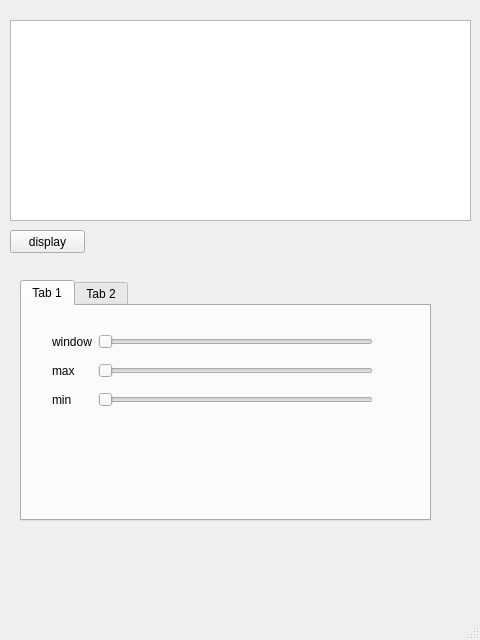
<?xml version="1.0" encoding="UTF-8"?>
<ui version="4.0">
 <class>bridge_main</class>
 <widget class="QMainWindow" name="bridge_main">
  <property name="geometry">
   <rect>
    <x>0</x>
    <y>0</y>
    <width>480</width>
    <height>640</height>
   </rect>
  </property>
  <property name="windowTitle">
   <string>MainWindow</string>
  </property>
  <widget class="QWidget" name="centralwidget">
   <widget class="PlotWidget" name="graphicsView">
    <property name="geometry">
     <rect>
      <x>10</x>
      <y>20</y>
      <width>461</width>
      <height>201</height>
     </rect>
    </property>
   </widget>
   <widget class="QTabWidget" name="norm_methods">
    <property name="geometry">
     <rect>
      <x>20</x>
      <y>280</y>
      <width>411</width>
      <height>241</height>
     </rect>
    </property>
    <property name="currentIndex">
     <number>0</number>
    </property>
    <widget class="QWidget" name="norm1">
     <attribute name="title">
      <string>Tab 1</string>
     </attribute>
     <widget class="QWidget" name="gridLayoutWidget">
      <property name="geometry">
       <rect>
        <x>30</x>
        <y>20</y>
        <width>321</width>
        <height>91</height>
       </rect>
      </property>
      <layout class="QGridLayout" name="gridLayout">
       <item row="2" column="1">
        <widget class="QSlider" name="horizontalSlider_3">
         <property name="orientation">
          <enum>Qt::Horizontal</enum>
         </property>
        </widget>
       </item>
       <item row="0" column="1">
        <widget class="QSlider" name="horizontalSlider">
         <property name="orientation">
          <enum>Qt::Horizontal</enum>
         </property>
        </widget>
       </item>
       <item row="1" column="1">
        <widget class="QSlider" name="horizontalSlider_2">
         <property name="orientation">
          <enum>Qt::Horizontal</enum>
         </property>
        </widget>
       </item>
       <item row="0" column="0">
        <widget class="QLabel" name="label">
         <property name="text">
          <string>window</string>
         </property>
        </widget>
       </item>
       <item row="1" column="0">
        <widget class="QLabel" name="label_2">
         <property name="text">
          <string>max</string>
         </property>
        </widget>
       </item>
       <item row="2" column="0">
        <widget class="QLabel" name="label_3">
         <property name="text">
          <string>min</string>
         </property>
        </widget>
       </item>
      </layout>
     </widget>
    </widget>
    <widget class="QWidget" name="norm2">
     <attribute name="title">
      <string>Tab 2</string>
     </attribute>
    </widget>
   </widget>
   <widget class="QPushButton" name="pushButton">
    <property name="geometry">
     <rect>
      <x>10</x>
      <y>230</y>
      <width>75</width>
      <height>23</height>
     </rect>
    </property>
    <property name="text">
     <string>display</string>
    </property>
   </widget>
  </widget>
  <widget class="QMenuBar" name="menubar">
   <property name="geometry">
    <rect>
     <x>0</x>
     <y>0</y>
     <width>480</width>
     <height>22</height>
    </rect>
   </property>
  </widget>
  <widget class="QStatusBar" name="statusbar"/>
 </widget>
 <customwidgets>
  <customwidget>
   <class>PlotWidget</class>
   <extends>QGraphicsView</extends>
   <header>pyqtgraph</header>
  </customwidget>
 </customwidgets>
 <resources/>
 <connections/>
</ui>
